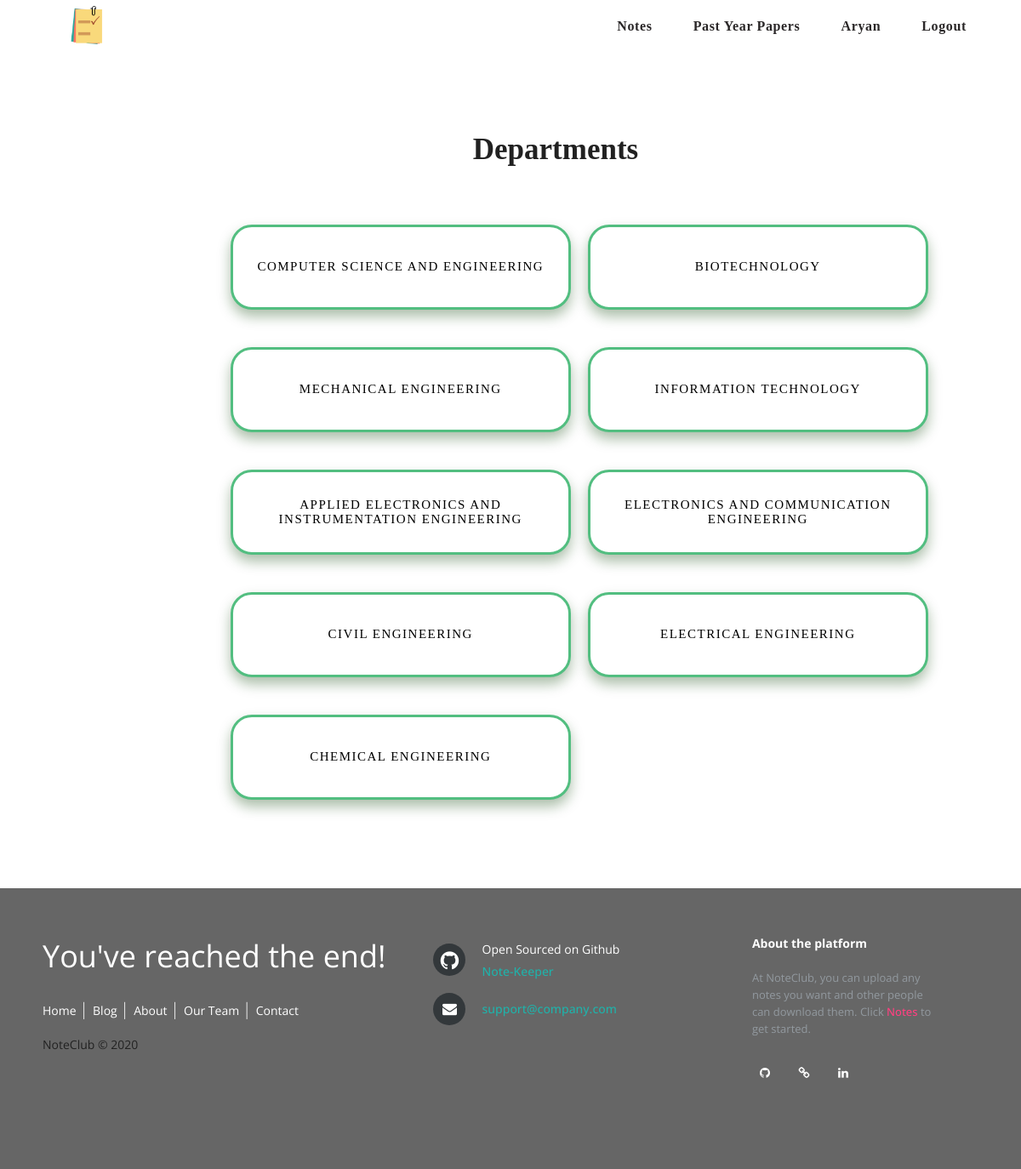
Screenshot of /notes/ (signed in) with the database file from the repository.
### main/models.py (models this page shows, shortened)
class Department(models.Model):
	department_name = models.CharField(max_length = 200)
	college_name = models.ForeignKey(College, default = 1, verbose_name = "College", on_delete = models.SET_DEFAULT)
	department_slug = models.CharField(max_length = 200, default = 1)
	class Meta:
		verbose_name_plural = "Departments"

### main/views.py (the view)
# urls.py: path('notes/', views.department, name = "department"),
def department(request):
	return render(request,
				  "main/department.html",
				  {"department": Department.objects.all})

### main/templates/main/department.html
{% extends 'main/header.html' %}
			{% block content %}
			{% load static %}
				<link href = "{% static 'main/css/department-style.css' %}", rel = 'stylesheet'>
				<div class = "container">
					<p class = "heading">
						Departments
					</p>
				</div>
				<div class = "container">
					<div class="row">
				        {% for dept in department %}
				            <div class="col s12 m6 l6">
				                <a href="{{dept.department_slug}}", style="color:#000">
				                    <button class="college-button btn-border">{{dept.department_name}}</button>
				                    <p class = "big">&nbsp;</p>
				                </a>
				            </div>
				        {% endfor %}
			    	</div>
			    </div>
            {% endblock %}

### main/templates/main/includes/navbar.html (shortened to what this page needs)
{% load static %}
        <header class="mdl-layout__header--transparent">
            <div class="mdl-layout__header-row">
                <span class="mdl-layout-title">
                    <a href = "/"><img class = "logo-actual" src = "{% static 'images/logo.png' %}"></a>
                </span>
                <nav class="mdl-navigation mdl-layout--large-screen-only">
                    <a class="mdl-navigation__link" href="/notes"><h6>Notes</h6></a>
                    <a class="mdl-navigation__link" href="/past-year-papers"><h6>Past Year Papers</h6></a>
                    {% if user.is_authenticated %}
                        <a class="mdl-navigation__link"><h6>{{user.username|title}}</h6></a>
                        <a class="mdl-navigation__link" href="/logout"><h6>Logout</h6></a>
                    {% else %}
                        <a class="mdl-navigation__link" href="/register"><h6>Register</h6></a>
                        <a class="mdl-navigation__link" href="/login"><h6>Sign in</h6></a>
                    {% endif %}
                </nav>
            </div>
        </header>

### main/static/main/css/random-styling.css (style rules this page uses)
.logo-actual { padding-bottom: 20px; width: 45px; }
.mdl-layout .mdl-layout__header--transparent { background-color: white; }
h6 { color: #0C090A; font-family: Gadget; font-weight: 550; padding-bottom: 10px; }

### main/static/main/css/department-style.css (style rules this page uses)
.college-button { padding: 10px; width: 400px; height: 100px; font-size: 15px; position: relative; bottom: 460%; left: 20%; font-family: "Franklin Gothic Medium"; text-transform: uppercase; letter-spacing: 1.5px; font-weight: 500; color: black; background-color: #FFFFFF; border: solid; border-color: #52BE80; border-radius: 25px; box-shadow: 0px 8px 15px rgba(15, 69, 8, 0.35); }
.heading { font-family: "Verdana"; position: relative; left: 53px; font-weight: bold; font-size: 35px; text-align: center; padding: 60px; }
p.big { line-height: 2; }

### main/static/main/css/footer.css (style rules this page uses)
* { font-family: Open Sans; }

### main/templates/main/header.html (style rules this page uses)
.mdl-layout .mdl-layout__header--transparent { background-color: white; }
h6 { padding-bottom: 10px; }
.logo-actual { padding-bottom: 5px; width: 45px; }

### rows the page displays
Department: department_name "COMPUTER SCIENCE AND ENGINEERING"
Department: department_name "BIOTECHNOLOGY"
Department: department_name "MECHANICAL ENGINEERING"
Department: department_name "INFORMATION TECHNOLOGY"
Department: department_name "APPLIED ELECTRONICS AND INSTRUMENTATION ENGINEERING"
Department: department_name "ELECTRONICS AND COMMUNICATION ENGINEERING"
Department: department_name "CIVIL ENGINEERING"
Department: department_name "ELECTRICAL ENGINEERING"
Department: department_name "CHEMICAL ENGINEERING"

### other values shown
{{ user.username|title }} "Aryan"
